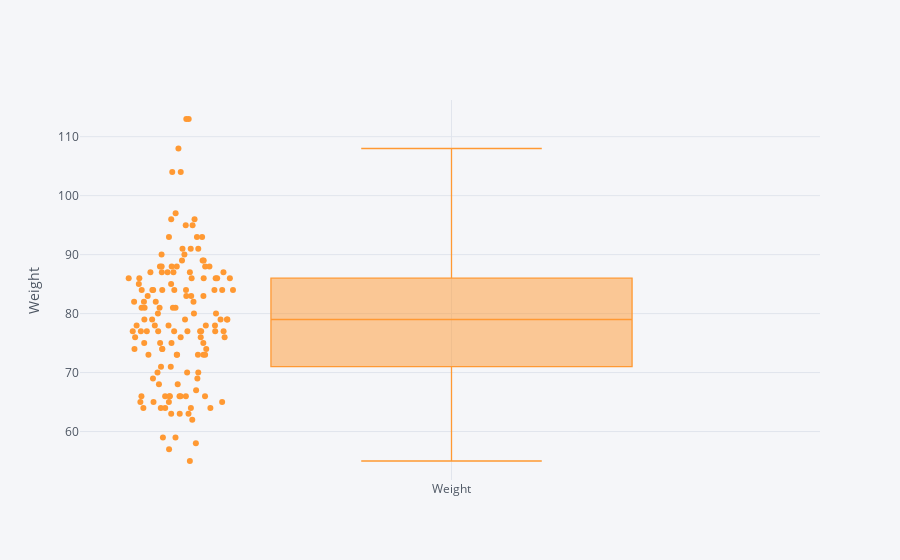

Notebook cell for this chart:
### Code cell
# Weight
wnba['Weight'].iplot(kind='box', boxpoints='all', yTitle='Weight')

### Figure 1 — Plotly figure (JSON) as saved in the notebook; plotly's stock layout.template omitted (floating-point values rounded to 4 significant figures; data arrays with more than 128 entries replaced by an {"elided": "..."} marker saying what was removed)
{"data": [{"boxpoints": "all", "line": {"width": 1.3}, "marker": {"color": "rgba(255, 153, 51, 1.0)"}, "name": "Weight", "orientation": "v", "type": "box", "y": {"elided": "142 int values"}}], "layout": {"legend": {"bgcolor": "#F5F6F9", "font": {"color": "#4D5663"}}, "paper_bgcolor": "#F5F6F9", "plot_bgcolor": "#F5F6F9", "title": {"font": {"color": "#4D5663"}}, "xaxis": {"gridcolor": "#E1E5ED", "showgrid": true, "tickfont": {"color": "#4D5663"}, "title": {"font": {"color": "#4D5663"}, "text": ""}, "zerolinecolor": "#E1E5ED"}, "yaxis": {"gridcolor": "#E1E5ED", "showgrid": true, "tickfont": {"color": "#4D5663"}, "title": {"font": {"color": "#4D5663"}, "text": "Weight"}, "zerolinecolor": "#E1E5ED"}}}
